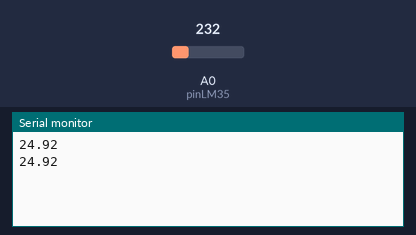
A sketch run on a simulated Arduino Uno, built with avr-gcc and run on an emulated ATmega328P. Shown: the last lines printed to the serial monitor. The test bench sets the inputs (shaded band); at power-on: A0 (pinLM35) = 232.

Above: at 1.8 s.
1.9 s: A0 (pinLM35) set to 250
At 2.7 s:
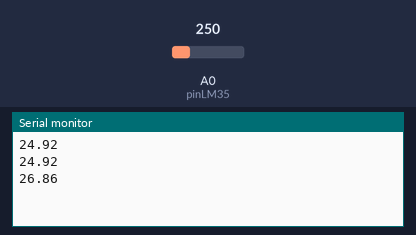
3.4 s: A0 (pinLM35) set to 266
At 4.8 s:
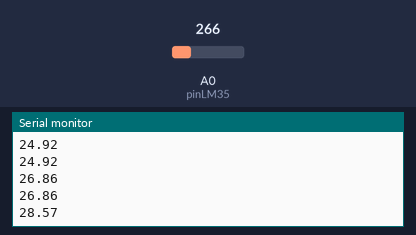
Timing chart, 0 to 6.4 s (numbered marks = the images above; inputs shaded):
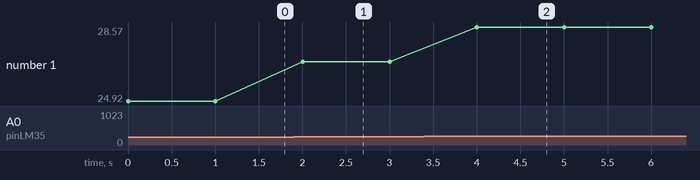

Measured:
- after the input at 1.9 s, the serial monitor: prints a new line after 0.10 s (image 1)
- after the input at 3.4 s, the serial monitor: prints a new line after 0.60 s (image 2)
- plotted number 1: 24.92 → 26.86 after the input at 1.9 s, 26.86 → 28.57 after the input at 3.4 s

The sketch:

TemperArduino.ino
```cpp
float tempC;
int pinLM35 = 0;

void setup() {
  analogReference(INTERNAL);
  Serial.begin(9600);
}

void loop() {
  tempC = analogRead(pinLM35);
  tempC = (1.1 * tempC * 100.0)/1024.0;

  Serial.print(tempC);
  Serial.print("\n");
  delay(1000);
}
```
